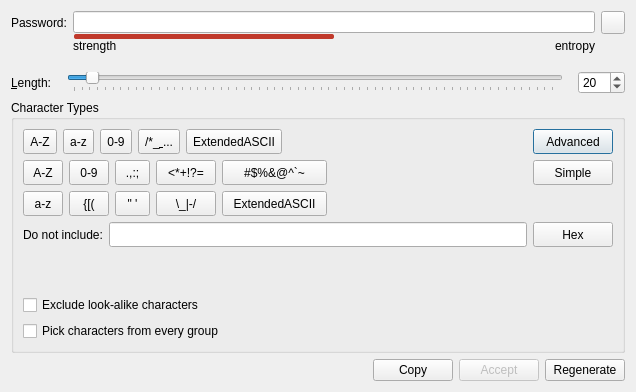
<?xml version="1.0" encoding="UTF-8"?>
<ui version="4.0">
 <class>PasswordGeneratorDialog</class>
 <widget class="QDialog" name="PasswordGeneratorDialog">
  <property name="geometry">
   <rect>
    <x>0</x>
    <y>0</y>
    <width>636</width>
    <height>392</height>
   </rect>
  </property>
  <property name="windowTitle">
   <string>Dialog</string>
  </property>
  <layout class="QVBoxLayout" name="verticalLayout_2">
   <item>
    <layout class="QGridLayout" name="passwordFieldLayout">
     <property name="sizeConstraint">
      <enum>QLayout::SetMinimumSize</enum>
     </property>
     <property name="bottomMargin">
      <number>0</number>
     </property>
     <property name="verticalSpacing">
      <number>0</number>
     </property>
     <item row="1" column="1">
      <widget class="QProgressBar" name="entropyProgressBar">
       <property name="minimumSize">
        <size>
         <width>50</width>
         <height>5</height>
        </size>
       </property>
       <property name="maximumSize">
        <size>
         <width>16777215</width>
         <height>5</height>
        </size>
       </property>
       <property name="styleSheet">
        <string notr="true">QProgressBar {
	border: none;
	height: 2px;
    font-size: 1px;
	background-color: transparent;
    padding: 0 1px;
}
QProgressBar::chunk {
	background-color: #c0392b;
	border-radius: 2px;
}</string>
       </property>
       <property name="maximum">
        <number>200</number>
       </property>
       <property name="value">
        <number>100</number>
       </property>
       <property name="textVisible">
        <bool>false</bool>
       </property>
       <property name="orientation">
        <enum>Qt::Horizontal</enum>
       </property>
       <property name="invertedAppearance">
        <bool>false</bool>
       </property>
       <property name="textDirection">
        <enum>QProgressBar::TopToBottom</enum>
       </property>
       <property name="format">
        <string notr="true">%p%</string>
       </property>
      </widget>
     </item>
     <item row="0" column="0">
      <widget class="QLabel" name="labelNewPassword">
       <property name="text">
        <string>Password:</string>
       </property>
       <property name="buddy">
        <cstring>editNewPassword</cstring>
       </property>
      </widget>
     </item>
     <item row="2" column="1">
      <layout class="QHBoxLayout" name="passwordStrengthTextLayout">
       <item>
        <widget class="QLabel" name="strengthLabel">
         <property name="minimumSize">
          <size>
           <width>70</width>
           <height>0</height>
          </size>
         </property>
         <property name="maximumSize">
          <size>
           <width>16777215</width>
           <height>30</height>
          </size>
         </property>
         <property name="text">
          <string comment="Password strength">strength</string>
         </property>
         <property name="textFormat">
          <enum>Qt::PlainText</enum>
         </property>
         <property name="alignment">
          <set>Qt::AlignLeading|Qt::AlignLeft|Qt::AlignTop</set>
         </property>
         <property name="margin">
          <number>3</number>
         </property>
        </widget>
       </item>
       <item>
        <spacer name="horizontalSpacer_2">
         <property name="orientation">
          <enum>Qt::Horizontal</enum>
         </property>
         <property name="sizeHint" stdset="0">
          <size>
           <width>40</width>
           <height>20</height>
          </size>
         </property>
        </spacer>
       </item>
       <item>
        <widget class="QLabel" name="entropyLabel">
         <property name="minimumSize">
          <size>
           <width>70</width>
           <height>0</height>
          </size>
         </property>
         <property name="text">
          <string>entropy</string>
         </property>
         <property name="alignment">
          <set>Qt::AlignRight|Qt::AlignTop|Qt::AlignTrailing</set>
         </property>
         <property name="margin">
          <number>3</number>
         </property>
        </widget>
       </item>
      </layout>
     </item>
     <item row="0" column="1">
      <widget class="QLineEdit" name="editNewPassword">
       <property name="accessibleName">
        <string>Generated password</string>
       </property>
       <property name="maxLength">
        <number>999</number>
       </property>
       <property name="echoMode">
        <enum>QLineEdit::Password</enum>
       </property>
       <property name="placeholderText">
        <string notr="true"/>
       </property>
      </widget>
     </item>
     <item row="0" column="2">
      <widget class="QToolButton" name="togglePasswordButton">
       <property name="accessibleName">
        <string>Toggle password visibility</string>
       </property>
       <property name="accessibleDescription">
        <string/>
       </property>
       <property name="checkable">
        <bool>true</bool>
       </property>
       <property name="checked">
        <bool>false</bool>
       </property>
      </widget>
     </item>
    </layout>
   </item>
   <item>
    <layout class="QHBoxLayout" name="passwordLengthSliderLayout">
     <property name="spacing">
      <number>15</number>
     </property>
     <property name="sizeConstraint">
      <enum>QLayout::SetMinimumSize</enum>
     </property>
     <property name="topMargin">
      <number>6</number>
     </property>
     <item>
      <widget class="QLabel" name="labelLength">
       <property name="text">
        <string>&amp;Length:</string>
       </property>
       <property name="buddy">
        <cstring>spinBoxLength</cstring>
       </property>
      </widget>
     </item>
     <item>
      <widget class="QSlider" name="sliderLength">
       <property name="accessibleName">
        <string notr="true">Password length</string>
       </property>
       <property name="minimum">
        <number>1</number>
       </property>
       <property name="maximum">
        <number>500</number>
       </property>
       <property name="sliderPosition">
        <number>20</number>
       </property>
       <property name="orientation">
        <enum>Qt::Horizontal</enum>
       </property>
       <property name="tickPosition">
        <enum>QSlider::TicksBelow</enum>
       </property>
       <property name="tickInterval">
        <number>8</number>
       </property>
      </widget>
     </item>
     <item alignment="Qt::AlignRight">
      <widget class="QSpinBox" name="spinBoxLength">
       <property name="accessibleName">
        <string notr="true">Password length</string>
       </property>
       <property name="minimum">
        <number>1</number>
       </property>
       <property name="maximum">
        <number>999</number>
       </property>
       <property name="value">
        <number>20</number>
       </property>
      </widget>
     </item>
    </layout>
   </item>
   <item>
    <layout class="QHBoxLayout" name="optionsLayout">
     <property name="sizeConstraint">
      <enum>QLayout::SetMinimumSize</enum>
     </property>
     <item>
      <widget class="QGroupBox" name="groupBox">
       <property name="minimumSize">
        <size>
         <width>580</width>
         <height>0</height>
        </size>
       </property>
       <property name="title">
        <string>Character Types</string>
       </property>
       <layout class="QVBoxLayout" name="verticalLayout">
        <property name="sizeConstraint">
         <enum>QLayout::SetMinimumSize</enum>
        </property>
        <item>
         <widget class="QWidget" name="simpleBar" native="true">
          <layout class="QHBoxLayout" name="horizontalLayout_4">
           <property name="leftMargin">
            <number>0</number>
           </property>
           <property name="topMargin">
            <number>0</number>
           </property>
           <property name="rightMargin">
            <number>0</number>
           </property>
           <property name="bottomMargin">
            <number>0</number>
           </property>
           <item>
            <layout class="QHBoxLayout" name="alphabetLayout" stretch="0,0,0,0,0,0,0">
             <property name="sizeConstraint">
              <enum>QLayout::SetMinimumSize</enum>
             </property>
             <item>
              <widget class="QToolButton" name="checkBoxUpper">
               <property name="minimumSize">
                <size>
                 <width>0</width>
                 <height>25</height>
                </size>
               </property>
               <property name="focusPolicy">
                <enum>Qt::StrongFocus</enum>
               </property>
               <property name="toolTip">
                <string>Upper-case letters</string>
               </property>
               <property name="accessibleName">
                <string>Upper-case letters</string>
               </property>
               <property name="accessibleDescription">
                <string/>
               </property>
               <property name="text">
                <string notr="true">A-Z</string>
               </property>
               <property name="checkable">
                <bool>true</bool>
               </property>
               <attribute name="buttonGroup">
                <string notr="true">optionButtons</string>
               </attribute>
              </widget>
             </item>
             <item>
              <widget class="QToolButton" name="checkBoxLower">
               <property name="minimumSize">
                <size>
                 <width>0</width>
                 <height>25</height>
                </size>
               </property>
               <property name="focusPolicy">
                <enum>Qt::StrongFocus</enum>
               </property>
               <property name="toolTip">
                <string>Lower-case letters</string>
               </property>
               <property name="accessibleName">
                <string>Lower-case letters</string>
               </property>
               <property name="accessibleDescription">
                <string/>
               </property>
               <property name="text">
                <string notr="true">a-z</string>
               </property>
               <property name="checkable">
                <bool>true</bool>
               </property>
               <attribute name="buttonGroup">
                <string notr="true">optionButtons</string>
               </attribute>
              </widget>
             </item>
             <item>
              <widget class="QToolButton" name="checkBoxNumbers">
               <property name="minimumSize">
                <size>
                 <width>0</width>
                 <height>25</height>
                </size>
               </property>
               <property name="focusPolicy">
                <enum>Qt::StrongFocus</enum>
               </property>
               <property name="toolTip">
                <string>Numbers</string>
               </property>
               <property name="accessibleName">
                <string>Numbers</string>
               </property>
               <property name="accessibleDescription">
                <string/>
               </property>
               <property name="text">
                <string notr="true">0-9</string>
               </property>
               <property name="checkable">
                <bool>true</bool>
               </property>
               <attribute name="buttonGroup">
                <string notr="true">optionButtons</string>
               </attribute>
              </widget>
             </item>
             <item>
              <widget class="QToolButton" name="checkBoxSpecialChars">
               <property name="enabled">
                <bool>true</bool>
               </property>
               <property name="minimumSize">
                <size>
                 <width>0</width>
                 <height>25</height>
                </size>
               </property>
               <property name="focusPolicy">
                <enum>Qt::StrongFocus</enum>
               </property>
               <property name="toolTip">
                <string>Special characters</string>
               </property>
               <property name="accessibleName">
                <string>Special characters</string>
               </property>
               <property name="text">
                <string notr="true">/*_&amp; ...</string>
               </property>
               <property name="checkable">
                <bool>true</bool>
               </property>
               <attribute name="buttonGroup">
                <string notr="true">optionButtons</string>
               </attribute>
              </widget>
             </item>
             <item>
              <widget class="QToolButton" name="checkBoxExtASCII">
               <property name="minimumSize">
                <size>
                 <width>0</width>
                 <height>25</height>
                </size>
               </property>
               <property name="maximumSize">
                <size>
                 <width>16777215</width>
                 <height>16777215</height>
                </size>
               </property>
               <property name="focusPolicy">
                <enum>Qt::StrongFocus</enum>
               </property>
               <property name="toolTip">
                <string>Extended ASCII</string>
               </property>
               <property name="accessibleName">
                <string>Extended ASCII</string>
               </property>
               <property name="text">
                <string>ExtendedASCII</string>
               </property>
               <property name="checkable">
                <bool>true</bool>
               </property>
               <attribute name="buttonGroup">
                <string notr="true">optionButtons</string>
               </attribute>
              </widget>
             </item>
             <item>
              <spacer name="horizontalSpacer">
               <property name="orientation">
                <enum>Qt::Horizontal</enum>
               </property>
               <property name="sizeHint" stdset="0">
                <size>
                 <width>40</width>
                 <height>20</height>
                </size>
               </property>
              </spacer>
             </item>
             <item>
              <widget class="QPushButton" name="buttonAdvancedMode">
               <property name="minimumSize">
                <size>
                 <width>0</width>
                 <height>25</height>
                </size>
               </property>
               <property name="toolTip">
                <string>Switch to advanced mode</string>
               </property>
               <property name="text">
                <string>Advanced</string>
               </property>
               <attribute name="buttonGroup">
                <string notr="true">optionButtons</string>
               </attribute>
              </widget>
             </item>
            </layout>
           </item>
          </layout>
         </widget>
        </item>
        <item>
         <widget class="QWidget" name="advancedBar" native="true">
          <property name="enabled">
           <bool>true</bool>
          </property>
          <layout class="QHBoxLayout" name="horizontalLayout_5">
           <property name="leftMargin">
            <number>0</number>
           </property>
           <property name="topMargin">
            <number>0</number>
           </property>
           <property name="rightMargin">
            <number>0</number>
           </property>
           <property name="bottomMargin">
            <number>0</number>
           </property>
           <item>
            <layout class="QVBoxLayout" name="verticalLayout_4">
             <property name="sizeConstraint">
              <enum>QLayout::SetMinimumSize</enum>
             </property>
             <item>
              <widget class="QToolButton" name="checkBoxUpperAdv">
               <property name="minimumSize">
                <size>
                 <width>40</width>
                 <height>25</height>
                </size>
               </property>
               <property name="focusPolicy">
                <enum>Qt::StrongFocus</enum>
               </property>
               <property name="toolTip">
                <string>Upper-case letters</string>
               </property>
               <property name="accessibleName">
                <string>Upper-case letters</string>
               </property>
               <property name="text">
                <string notr="true">A-Z</string>
               </property>
               <property name="checkable">
                <bool>true</bool>
               </property>
               <attribute name="buttonGroup">
                <string notr="true">optionButtons</string>
               </attribute>
              </widget>
             </item>
             <item>
              <widget class="QToolButton" name="checkBoxLowerAdv">
               <property name="minimumSize">
                <size>
                 <width>40</width>
                 <height>25</height>
                </size>
               </property>
               <property name="focusPolicy">
                <enum>Qt::StrongFocus</enum>
               </property>
               <property name="toolTip">
                <string>Lower-case letters</string>
               </property>
               <property name="accessibleName">
                <string>Lower-case letters</string>
               </property>
               <property name="text">
                <string notr="true">a-z</string>
               </property>
               <property name="checkable">
                <bool>true</bool>
               </property>
               <attribute name="buttonGroup">
                <string notr="true">optionButtons</string>
               </attribute>
              </widget>
             </item>
            </layout>
           </item>
           <item>
            <layout class="QVBoxLayout" name="verticalLayout_6">
             <property name="sizeConstraint">
              <enum>QLayout::SetMinimumSize</enum>
             </property>
             <item>
              <widget class="QToolButton" name="checkBoxNumbersAdv">
               <property name="minimumSize">
                <size>
                 <width>40</width>
                 <height>25</height>
                </size>
               </property>
               <property name="focusPolicy">
                <enum>Qt::StrongFocus</enum>
               </property>
               <property name="toolTip">
                <string>Numbers</string>
               </property>
               <property name="text">
                <string notr="true">0-9</string>
               </property>
               <property name="checkable">
                <bool>true</bool>
               </property>
               <attribute name="buttonGroup">
                <string notr="true">optionButtons</string>
               </attribute>
              </widget>
             </item>
             <item>
              <widget class="QToolButton" name="checkBoxBraces">
               <property name="minimumSize">
                <size>
                 <width>40</width>
                 <height>25</height>
                </size>
               </property>
               <property name="focusPolicy">
                <enum>Qt::StrongFocus</enum>
               </property>
               <property name="toolTip">
                <string>Braces</string>
               </property>
               <property name="accessibleName">
                <string>Braces</string>
               </property>
               <property name="text">
                <string notr="true">{[(</string>
               </property>
               <property name="checkable">
                <bool>true</bool>
               </property>
               <attribute name="buttonGroup">
                <string notr="true">optionButtons</string>
               </attribute>
              </widget>
             </item>
            </layout>
           </item>
           <item>
            <layout class="QVBoxLayout" name="verticalLayout_7">
             <property name="sizeConstraint">
              <enum>QLayout::SetMinimumSize</enum>
             </property>
             <item>
              <widget class="QToolButton" name="checkBoxPunctuation">
               <property name="minimumSize">
                <size>
                 <width>35</width>
                 <height>25</height>
                </size>
               </property>
               <property name="focusPolicy">
                <enum>Qt::StrongFocus</enum>
               </property>
               <property name="toolTip">
                <string>Punctuation</string>
               </property>
               <property name="accessibleName">
                <string>Punctuation</string>
               </property>
               <property name="text">
                <string notr="true">.,:;</string>
               </property>
               <property name="checkable">
                <bool>true</bool>
               </property>
               <attribute name="buttonGroup">
                <string notr="true">optionButtons</string>
               </attribute>
              </widget>
             </item>
             <item>
              <widget class="QToolButton" name="checkBoxQuotes">
               <property name="minimumSize">
                <size>
                 <width>35</width>
                 <height>25</height>
                </size>
               </property>
               <property name="focusPolicy">
                <enum>Qt::StrongFocus</enum>
               </property>
               <property name="toolTip">
                <string>Quotes</string>
               </property>
               <property name="text">
                <string notr="true">&quot; '</string>
               </property>
               <property name="checkable">
                <bool>true</bool>
               </property>
               <attribute name="buttonGroup">
                <string notr="true">optionButtons</string>
               </attribute>
              </widget>
             </item>
            </layout>
           </item>
           <item>
            <layout class="QVBoxLayout" name="verticalLayout_8">
             <property name="sizeConstraint">
              <enum>QLayout::SetMinimumSize</enum>
             </property>
             <item>
              <widget class="QToolButton" name="checkBoxMath">
               <property name="minimumSize">
                <size>
                 <width>60</width>
                 <height>25</height>
                </size>
               </property>
               <property name="focusPolicy">
                <enum>Qt::StrongFocus</enum>
               </property>
               <property name="toolTip">
                <string>Math Symbols</string>
               </property>
               <property name="accessibleName">
                <string>Math Symbols</string>
               </property>
               <property name="text">
                <string notr="true">&lt;*+!?=</string>
               </property>
               <property name="checkable">
                <bool>true</bool>
               </property>
               <attribute name="buttonGroup">
                <string notr="true">optionButtons</string>
               </attribute>
              </widget>
             </item>
             <item>
              <widget class="QToolButton" name="checkBoxDashes">
               <property name="minimumSize">
                <size>
                 <width>60</width>
                 <height>25</height>
                </size>
               </property>
               <property name="focusPolicy">
                <enum>Qt::StrongFocus</enum>
               </property>
               <property name="toolTip">
                <string>Dashes and Slashes</string>
               </property>
               <property name="accessibleName">
                <string>Dashes and Slashes</string>
               </property>
               <property name="text">
                <string notr="true">\_|-/</string>
               </property>
               <property name="checkable">
                <bool>true</bool>
               </property>
               <attribute name="buttonGroup">
                <string notr="true">optionButtons</string>
               </attribute>
              </widget>
             </item>
            </layout>
           </item>
           <item>
            <layout class="QVBoxLayout" name="verticalLayout_9">
             <property name="sizeConstraint">
              <enum>QLayout::SetMinimumSize</enum>
             </property>
             <item>
              <widget class="QToolButton" name="checkBoxLogograms">
               <property name="minimumSize">
                <size>
                 <width>105</width>
                 <height>25</height>
                </size>
               </property>
               <property name="focusPolicy">
                <enum>Qt::StrongFocus</enum>
               </property>
               <property name="toolTip">
                <string>Logograms</string>
               </property>
               <property name="accessibleName">
                <string>Logograms</string>
               </property>
               <property name="text">
                <string notr="true">#$%&amp;&amp;@^`~</string>
               </property>
               <property name="checkable">
                <bool>true</bool>
               </property>
               <attribute name="buttonGroup">
                <string notr="true">optionButtons</string>
               </attribute>
              </widget>
             </item>
             <item>
              <widget class="QToolButton" name="checkBoxExtASCIIAdv">
               <property name="minimumSize">
                <size>
                 <width>105</width>
                 <height>25</height>
                </size>
               </property>
               <property name="focusPolicy">
                <enum>Qt::StrongFocus</enum>
               </property>
               <property name="toolTip">
                <string>Extended ASCII</string>
               </property>
               <property name="text">
                <string>ExtendedASCII</string>
               </property>
               <property name="checkable">
                <bool>true</bool>
               </property>
               <attribute name="buttonGroup">
                <string notr="true">optionButtons</string>
               </attribute>
              </widget>
             </item>
            </layout>
           </item>
           <item>
            <spacer name="horizontalSpacer_3">
             <property name="orientation">
              <enum>Qt::Horizontal</enum>
             </property>
             <property name="sizeHint" stdset="0">
              <size>
               <width>40</width>
               <height>20</height>
              </size>
             </property>
            </spacer>
           </item>
           <item>
            <layout class="QVBoxLayout" name="verticalLayout_10">
             <property name="sizeConstraint">
              <enum>QLayout::SetMinimumSize</enum>
             </property>
             <item alignment="Qt::AlignTop">
              <widget class="QPushButton" name="buttonSimpleMode">
               <property name="minimumSize">
                <size>
                 <width>0</width>
                 <height>25</height>
                </size>
               </property>
               <property name="toolTip">
                <string>Switch to simple mode</string>
               </property>
               <property name="text">
                <string>Simple</string>
               </property>
               <attribute name="buttonGroup">
                <string notr="true">optionButtons</string>
               </attribute>
              </widget>
             </item>
            </layout>
           </item>
          </layout>
         </widget>
        </item>
        <item>
         <widget class="QWidget" name="excludedChars" native="true">
          <property name="enabled">
           <bool>true</bool>
          </property>
          <layout class="QGridLayout" name="gridLayout_5">
           <property name="leftMargin">
            <number>0</number>
           </property>
           <property name="topMargin">
            <number>0</number>
           </property>
           <property name="rightMargin">
            <number>0</number>
           </property>
           <property name="bottomMargin">
            <number>0</number>
           </property>
           <item row="0" column="1">
            <widget class="QLineEdit" name="editExcludedChars">
             <property name="minimumSize">
              <size>
               <width>0</width>
               <height>25</height>
              </size>
             </property>
             <property name="toolTip">
              <string>Character set to exclude from generated password</string>
             </property>
             <property name="accessibleName">
              <string>Excluded characters</string>
             </property>
             <property name="text">
              <string notr="true"/>
             </property>
             <property name="clearButtonEnabled">
              <bool>true</bool>
             </property>
            </widget>
           </item>
           <item row="0" column="0">
            <widget class="QLabel" name="labelExcludedChars">
             <property name="text">
              <string>Do not include:</string>
             </property>
            </widget>
           </item>
           <item row="0" column="2">
            <widget class="QPushButton" name="buttonAddHex">
             <property name="minimumSize">
              <size>
               <width>0</width>
               <height>25</height>
              </size>
             </property>
             <property name="toolTip">
              <string>Add non-hex letters to &quot;do not include&quot; list</string>
             </property>
             <property name="accessibleName">
              <string>Hex Passwords</string>
             </property>
             <property name="text">
              <string>Hex</string>
             </property>
            </widget>
           </item>
          </layout>
         </widget>
        </item>
        <item>
         <spacer name="verticalSpacer_2">
          <property name="orientation">
           <enum>Qt::Vertical</enum>
          </property>
          <property name="sizeHint" stdset="0">
           <size>
            <width>20</width>
            <height>0</height>
           </size>
          </property>
         </spacer>
        </item>
        <item>
         <widget class="QCheckBox" name="checkBoxExcludeAlike">
          <property name="toolTip">
           <string>Excluded characters: &quot;0&quot;, &quot;1&quot;, &quot;l&quot;, &quot;I&quot;, &quot;O&quot;, &quot;|&quot;, &quot;﹒&quot;</string>
          </property>
          <property name="text">
           <string>Exclude look-alike characters</string>
          </property>
          <attribute name="buttonGroup">
           <string notr="true">optionButtons</string>
          </attribute>
         </widget>
        </item>
        <item>
         <widget class="QCheckBox" name="checkBoxEnsureEvery">
          <property name="text">
           <string>Pick characters from every group</string>
          </property>
          <attribute name="buttonGroup">
           <string notr="true">optionButtons</string>
          </attribute>
         </widget>
        </item>
       </layout>
      </widget>
     </item>
    </layout>
   </item>
   <item>
    <layout class="QHBoxLayout" name="horizontalLayout">
     <item>
      <spacer name="horizontalSpacer_4">
       <property name="orientation">
        <enum>Qt::Horizontal</enum>
       </property>
       <property name="sizeHint" stdset="0">
        <size>
         <width>40</width>
         <height>20</height>
        </size>
       </property>
      </spacer>
     </item>
     <item>
      <widget class="QPushButton" name="buttonCopy">
       <property name="toolTip">
        <string>Copy password</string>
       </property>
       <property name="accessibleDescription">
        <string/>
       </property>
       <property name="text">
        <string>Copy</string>
       </property>
      </widget>
     </item>
     <item>
      <widget class="QPushButton" name="buttonApply">
       <property name="enabled">
        <bool>false</bool>
       </property>
       <property name="toolTip">
        <string>Accept password</string>
       </property>
       <property name="accessibleDescription">
        <string/>
       </property>
       <property name="text">
        <string>Accept</string>
       </property>
      </widget>
     </item>
     <item>
      <widget class="QPushButton" name="buttonGenerate">
       <property name="toolTip">
        <string>Regenerate password</string>
       </property>
       <property name="accessibleDescription">
        <string/>
       </property>
       <property name="text">
        <string>Regenerate</string>
       </property>
      </widget>
     </item>
    </layout>
   </item>
  </layout>
 </widget>
 <resources/>
 <connections/>
 <buttongroups>
  <buttongroup name="optionButtons">
   <property name="exclusive">
    <bool>false</bool>
   </property>
  </buttongroup>
 </buttongroups>
</ui>
